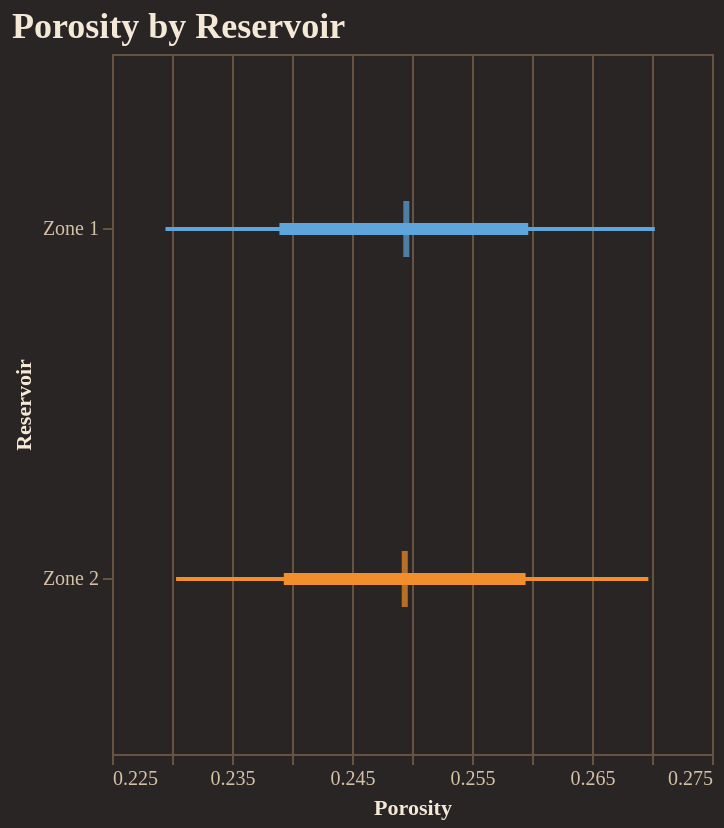

The cell this chart's notebook holds for it:
### Code cell
fig = reporter.plotter.forest_plot(
    "Porosity", 
    backend=PLOTTING_BACKEND
)
fig.show()

### Figure 1 — Vega-Lite specification as saved in the notebook (floating-point values rounded to 4 significant figures)
{"config": {"background": "#292524", "view": {"fill": "#292524", "stroke": "#665340"}, "title": {"color": "#f4e9d7", "font": "Merriweather", "fontSize": 18, "fontWeight": 600, "subtitleColor": "#d5c2a6", "anchor": "start"}, "axis": {"domainColor": "#665340", "gridColor": "#665340", "tickColor": "#665340", "labelColor": "#d5c2a6", "titleColor": "#f4e9d7", "labelFont": "Merriweather", "titleFont": "Merriweather"}, "legend": {"titleColor": "#f4e9d7", "labelColor": "#d5c2a6", "labelFont": "Merriweather", "titleFont": "Merriweather", "orient": "top-right", "symbolType": "circle"}, "header": {"labelColor": "#d5c2a6", "titleColor": "#f4e9d7", "labelFont": "Merriweather", "titleFont": "Merriweather"}, "mark": {"color": "#c78d3b"}, "line": {"color": "#c78d3b"}, "bar": {"color": "#c78d3b"}, "point": {"color": "#ddb06d"}, "area": {"color": "#c78d3b", "opacity": 0.35}, "text": {"color": "#f4e9d7", "font": "Merriweather"}, "range": {"category": ["#5DA5DA", "#F28E2B", "#59C36A", "#E15759", "#B07AA1", "#4ECDC4", "#FF9DA7", "#EDC948"]}}, "layer": [{"mark": {"type": "rule", "strokeWidth": 2}, "encoding": {"color": {"field": "group", "legend": null, "type": "nominal"}, "x": {"field": "p10", "scale": {"zero": false}, "title": "Porosity", "type": "quantitative"}, "x2": {"field": "p90"}, "y": {"field": "group", "sort": ["Zone 1", "Zone 2"], "title": "Reservoir", "type": "nominal"}}}, {"mark": {"type": "rule", "strokeWidth": 6}, "encoding": {"color": {"field": "group", "legend": null, "type": "nominal"}, "x": {"field": "p25", "scale": {"zero": false}, "title": "Porosity", "type": "quantitative"}, "x2": {"field": "p75"}, "y": {"field": "group", "sort": ["Zone 1", "Zone 2"], "title": "Reservoir", "type": "nominal"}}}, {"mark": {"type": "tick", "color": "black", "size": 28, "thickness": 3}, "encoding": {"color": {"field": "group", "legend": null, "type": "nominal"}, "tooltip": [{"field": "group", "title": "Group", "type": "nominal"}, {"field": "p10", "title": "P10", "type": "quantitative"}, {"field": "p25", "title": "P25", "type": "quantitative"}, {"field": "median", "title": "Median", "type": "quantitative"}, {"field": "p75", "title": "P75", "type": "quantitative"}, {"field": "p90", "title": "P90", "type": "quantitative"}], "x": {"field": "median", "scale": {"zero": false}, "title": "Porosity", "type": "quantitative"}, "y": {"field": "group", "sort": ["Zone 1", "Zone 2"], "title": "Reservoir", "type": "nominal"}}}], "data": {"name": "data-dcd3163ca152f48c5e8421bdb36b2a54"}, "height": 350, "title": "Porosity by Reservoir", "width": "container", "$schema": "https://vega.github.io/schema/vega-lite/v5.20.1.json", "datasets": {"data-dcd3163ca152f48c5e8421bdb36b2a54": [{"group": "Zone 1", "p10": 0.2295, "p25": 0.239, "median": 0.2495, "p75": 0.2597, "p90": 0.2702}, {"group": "Zone 2", "p10": 0.2303, "p25": 0.2393, "median": 0.2494, "p75": 0.2595, "p90": 0.2697}]}}
